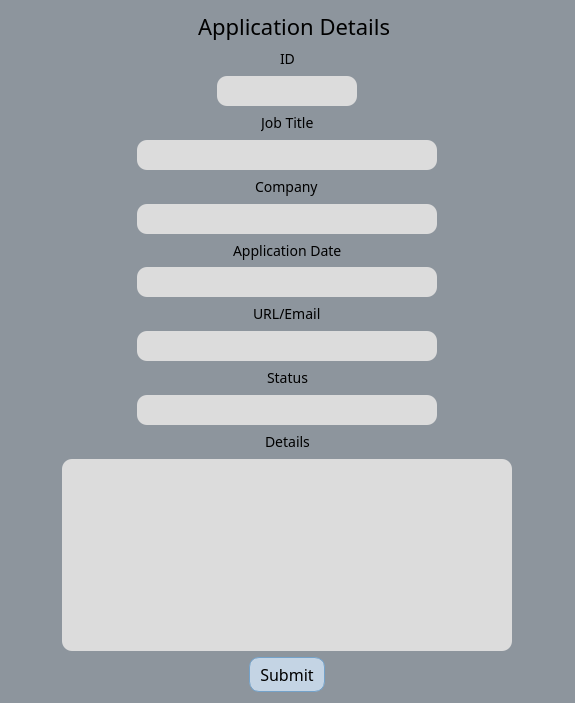
<?xml version="1.0" encoding="UTF-8"?>
<ui version="4.0">
 <class>DetailsDialog</class>
 <widget class="QDialog" name="DetailsDialog">
  <property name="geometry">
   <rect>
    <x>0</x>
    <y>0</y>
    <width>575</width>
    <height>703</height>
   </rect>
  </property>
  <property name="sizePolicy">
   <sizepolicy hsizetype="MinimumExpanding" vsizetype="Preferred">
    <horstretch>0</horstretch>
    <verstretch>0</verstretch>
   </sizepolicy>
  </property>
  <property name="windowTitle">
   <string>Details</string>
  </property>
  <property name="windowIcon">
   <iconset resource="../resources/resources.qrc">
    <normaloff>:/application.png</normaloff>:/application.png</iconset>
  </property>
  <property name="styleSheet">
   <string notr="true">QLabel {
	font-family: Nunito;
	font-size: 14px;
}

QLineEdit, QTextEdit {
    background-color: rgb(220, 220, 220);
	border-radius: 10px;
}

QLineEdit {
	height: 30px;
}

QDialog {
    background-color: #8d959d;
}

QPushButton {
	background-color: #c4d4e4 ;
	border-radius: 10px;
 	padding: 5px 10px; 
	border: 1px solid #74A2C9;
}

QPushButton:hover {
    background-color: #a2bad4; 
}

QPushButton:pressed {
    background-color: #7fa0c4; 
}

QCheckBox {
	color: #CED4DA;
}
</string>
  </property>
  <layout class="QVBoxLayout" name="verticalLayout_2">
   <item>
    <layout class="QVBoxLayout" name="verticalLayout">
     <item>
      <layout class="QHBoxLayout" name="horizontalLayout">
       <item>
        <spacer name="horizontalSpacer">
         <property name="orientation">
          <enum>Qt::Horizontal</enum>
         </property>
         <property name="sizeHint" stdset="0">
          <size>
           <width>40</width>
           <height>20</height>
          </size>
         </property>
        </spacer>
       </item>
       <item alignment="Qt::AlignHCenter">
        <widget class="QLabel" name="logoLabel">
         <property name="maximumSize">
          <size>
           <width>66</width>
           <height>66</height>
          </size>
         </property>
         <property name="text">
          <string/>
         </property>
         <property name="pixmap">
          <pixmap resource="../resources/resources.qrc">:/application.png</pixmap>
         </property>
         <property name="scaledContents">
          <bool>true</bool>
         </property>
        </widget>
       </item>
       <item alignment="Qt::AlignHCenter|Qt::AlignVCenter">
        <widget class="QLabel" name="appDetailsLabel">
         <property name="font">
          <font>
           <family>Nunito</family>
           <pointsize>-1</pointsize>
          </font>
         </property>
         <property name="styleSheet">
          <string notr="true">QLabel {
	font-size: 22px;
}</string>
         </property>
         <property name="text">
          <string>Application Details</string>
         </property>
         <property name="margin">
          <number>10</number>
         </property>
        </widget>
       </item>
       <item>
        <spacer name="horizontalSpacer_2">
         <property name="orientation">
          <enum>Qt::Horizontal</enum>
         </property>
         <property name="sizeHint" stdset="0">
          <size>
           <width>40</width>
           <height>20</height>
          </size>
         </property>
        </spacer>
       </item>
      </layout>
     </item>
     <item alignment="Qt::AlignHCenter|Qt::AlignVCenter">
      <widget class="QLabel" name="idLabel">
       <property name="text">
        <string>ID</string>
       </property>
      </widget>
     </item>
     <item alignment="Qt::AlignHCenter|Qt::AlignVCenter">
      <widget class="QLineEdit" name="idLineEdit">
       <property name="enabled">
        <bool>true</bool>
       </property>
       <property name="font">
        <font>
         <family>Nunito</family>
         <pointsize>11</pointsize>
        </font>
       </property>
       <property name="alignment">
        <set>Qt::AlignCenter</set>
       </property>
       <property name="readOnly">
        <bool>true</bool>
       </property>
      </widget>
     </item>
     <item alignment="Qt::AlignHCenter|Qt::AlignVCenter">
      <widget class="QLabel" name="titleLabel">
       <property name="text">
        <string>Job Title</string>
       </property>
      </widget>
     </item>
     <item alignment="Qt::AlignHCenter">
      <widget class="QLineEdit" name="titleLineEdit">
       <property name="minimumSize">
        <size>
         <width>300</width>
         <height>0</height>
        </size>
       </property>
       <property name="font">
        <font>
         <family>Nunito</family>
         <pointsize>11</pointsize>
        </font>
       </property>
       <property name="alignment">
        <set>Qt::AlignCenter</set>
       </property>
      </widget>
     </item>
     <item alignment="Qt::AlignHCenter">
      <widget class="QLabel" name="companyLabel">
       <property name="text">
        <string>Company</string>
       </property>
      </widget>
     </item>
     <item alignment="Qt::AlignHCenter">
      <widget class="QLineEdit" name="companyLineEdit">
       <property name="minimumSize">
        <size>
         <width>300</width>
         <height>0</height>
        </size>
       </property>
       <property name="font">
        <font>
         <family>Nunito</family>
         <pointsize>11</pointsize>
        </font>
       </property>
       <property name="alignment">
        <set>Qt::AlignCenter</set>
       </property>
      </widget>
     </item>
     <item alignment="Qt::AlignHCenter">
      <widget class="QLabel" name="appDateLabel">
       <property name="text">
        <string>Application Date</string>
       </property>
      </widget>
     </item>
     <item alignment="Qt::AlignHCenter">
      <widget class="QLineEdit" name="appDateLineEdit">
       <property name="minimumSize">
        <size>
         <width>300</width>
         <height>0</height>
        </size>
       </property>
       <property name="font">
        <font>
         <family>Nunito</family>
         <pointsize>11</pointsize>
        </font>
       </property>
       <property name="alignment">
        <set>Qt::AlignCenter</set>
       </property>
      </widget>
     </item>
     <item alignment="Qt::AlignHCenter">
      <widget class="QLabel" name="urlLabel">
       <property name="text">
        <string>URL/Email</string>
       </property>
      </widget>
     </item>
     <item alignment="Qt::AlignHCenter">
      <widget class="QLineEdit" name="urlLineEdit">
       <property name="minimumSize">
        <size>
         <width>300</width>
         <height>0</height>
        </size>
       </property>
       <property name="font">
        <font>
         <family>Nunito</family>
         <pointsize>11</pointsize>
        </font>
       </property>
       <property name="alignment">
        <set>Qt::AlignCenter</set>
       </property>
      </widget>
     </item>
     <item alignment="Qt::AlignHCenter">
      <widget class="QLabel" name="statusLabel">
       <property name="text">
        <string>Status</string>
       </property>
      </widget>
     </item>
     <item alignment="Qt::AlignHCenter">
      <widget class="QLineEdit" name="statusLineEdit">
       <property name="minimumSize">
        <size>
         <width>300</width>
         <height>0</height>
        </size>
       </property>
       <property name="font">
        <font>
         <family>Nunito</family>
         <pointsize>11</pointsize>
        </font>
       </property>
       <property name="alignment">
        <set>Qt::AlignCenter</set>
       </property>
      </widget>
     </item>
     <item alignment="Qt::AlignHCenter">
      <widget class="QLabel" name="detailsLabel">
       <property name="text">
        <string>Details</string>
       </property>
      </widget>
     </item>
     <item alignment="Qt::AlignHCenter|Qt::AlignVCenter">
      <widget class="QTextEdit" name="detailsTextEdit">
       <property name="minimumSize">
        <size>
         <width>450</width>
         <height>0</height>
        </size>
       </property>
       <property name="font">
        <font>
         <family>Nunito</family>
         <pointsize>11</pointsize>
        </font>
       </property>
      </widget>
     </item>
     <item alignment="Qt::AlignHCenter|Qt::AlignVCenter">
      <widget class="QPushButton" name="detailsSubmitButton">
       <property name="sizePolicy">
        <sizepolicy hsizetype="MinimumExpanding" vsizetype="MinimumExpanding">
         <horstretch>0</horstretch>
         <verstretch>0</verstretch>
        </sizepolicy>
       </property>
       <property name="font">
        <font>
         <family>Nunito</family>
         <pointsize>12</pointsize>
        </font>
       </property>
       <property name="styleSheet">
        <string notr="true"/>
       </property>
       <property name="text">
        <string>Submit</string>
       </property>
      </widget>
     </item>
    </layout>
   </item>
  </layout>
 </widget>
 <resources>
  <include location="../resources/resources.qrc"/>
 </resources>
 <connections/>
</ui>
